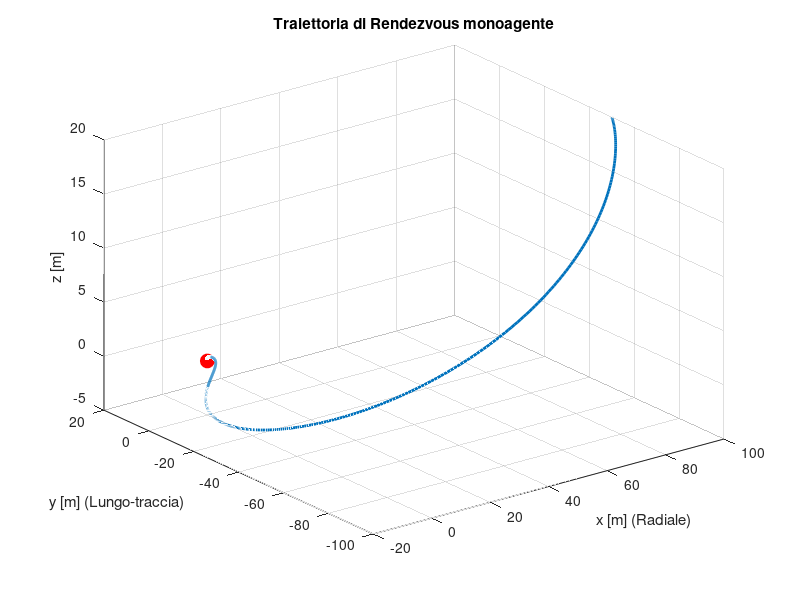

Write MATLAB code to recreate this figure.
clear
close all

%% inizializzazione componenti del sistema

% Parametri orbitali
mu = 3.986e14;                                  % parametro gravitazionale standard (Terra)
a = 7000e3;                                     % lunghezza del semiasse maggiore (7000 km)
e = 0.1;                                        % Orbita ellittica
Ts = 10;                                        % Campionamento ogni 10 secondi
Tmax = 2 * pi * sqrt(a^3/mu);                   % durata dell'orbita

T = 0 : Ts : Tmax;                              % asse dei tempi
Nsamp = length(T);

omega_0 = sqrt(mu/a^3);                         % velocità angolare media del satellite
M = omega_0 * T;                                % anomalia media
m = 500e3;                                      % massa satellite

% calcolo dell'anomalia eccentrica E partendo dalla equazione M = E - e * sin(E)
% Newton-Raphson

E = M; 
for i = 1:10 
    E = E - (E - e*sin(E) - M) / (1 - e*cos(E));
end

% calcolo di posizione, velocità e accelerazione angolare
f = 2 * atan2(sqrt(1 + e) * sin(E/2) , sqrt(1 - e) * cos(E/2));
df = omega_0 * (1 + e * cos(f)).^2/(1 - e^2)^(3/2);
d2f = -2* omega_0^2 * e * sin(f) .* (1 + e * cos(f)).^3/(1 - e^2)^3;

rt = a * (1 - e^2)./(1 + e * cos(f));               % distanza satellite terra 

A1 = zeros(3,3,Nsamp);                          % LA PARTE CONINUA LA POTREI MEMORIZZARE MOMENTANEAMENTE
A2 = A1;                                            % RIDUCENDO LE MATRICI A DUE DIMENSIONI
Acont = zeros(6,6,Nsamp);
Bcont = 1/m * [zeros(3,3) ; eye(3)];

Adisc = Acont;
Bdisc = Bcont;


for i = 1:Nsamp 
    % calcolo delle matrici del sistema continuo
    A1(:,:,i) = [df(i)^2 + 2*mu/rt(i)^3, d2f(i), 0;
                 -d2f(i), df(i)^2 - mu/rt(i)^3, 0;
                 0,     0,      -mu/rt(i)^3         ];

    A2(1,2,i) = 2*df(i);
    A2(2,1,i) = -A2(1,2,i);

    Acont(:,:,i) = [zeros(3,3) , eye(3) ; A1(:,:,i) , A2(:,:,i)];

    % discretizzazione del sistema
    Maux = [Acont(:,:,i) , Bcont ; zeros(3,9)] * Ts;
    Mexp = expm(Maux);

    Adisc(:,:,i) = Mexp(1:6,1:6);
    Bdisc(:,:,i) = Mexp(1:6,7:9);

end

%% Calcolo della traiettoria

Q = eye(6);                             % Peso della precisione
R = eye(3);                             % Peso del consumo

P = zeros(6,6,Nsamp);
P(:,:,Nsamp) = Q;
NiterRiccati = 5;

for i = 1 : NiterRiccati
    for k = Nsamp-1:-1:1
        Ak = Adisc(:,:,k);
        Bk = Bdisc(:,:,k);
        Pk_next = P(:,:,k+1);
            
        % Termini intermedi per l'Eq. 32 (per leggibilità e velocità)
        temp_inv = (R + Bk' * Pk_next * Bk);
            
        % Equazione di Riccati Discreta (Eq. 32 del paper)
        P(:,:,k) = Q + Ak' * Pk_next * Ak - ...
                (Ak' * Pk_next * Bk) * (temp_inv \ (Bk' * Pk_next * Ak));
    end
    % Per la periodicità: l'inizio del giro precedente diventa la fine del nuovo
    P(:,:,Nsamp) = P(:,:,1);
end

flag = zeros(1,3);
Kk = zeros(3,6,Nsamp);

for k = 1:Nsamp-1
    Ak = Adisc(:,:,k);
    Bk = Bdisc(:,:,k);
    Pk = P(:,:,k);
    Pk_next = P(:,:,k+1);
    
    
    Kk(:,:,k) = (R + Bk' * Pk_next * Bk) \ (Bk' * Pk_next * Ak);

    % Analisi di stabiliità
    Acl = Ak - Bk * Kk(:,:,k);

    [~, flag(1)] = chol(Pk);
    Q = Pk - transpose(Acl)*Pk_next*Acl;
    [~, flag(2)] = chol(Q);

   
    if flag(1) > 0 || flag(2) > 0
        fprintf('La matrice del campione numero %d non è definita positiva\n', k);
        flag(3)=1;
    end
end

if flag(3) == 0
    disp('Il sistema è asintoticamente stabile');
end


Kk(:,:,Nsamp) = Kk(:,:,1); % Continuità periodica



%% Definizione del sistema
zeta = zeros(6, Nsamp);
zeta(:,1) = [100; -50; 20; 0; 0; 0]; % Errore iniziale: 100m radiale, -50m lungo-traccia...

for k = 1:Nsamp-1
    % Calcolo dell'ingresso di controllo u = -K*zeta
    uk = -Kk(:,:,k) * zeta(:,k);
    
    % Evoluzione dello stato (Eq. 11)
    zeta(:,k+1) = Adisc(:,:,k) * zeta(:,k) + Bdisc(:,:,k) * uk;
end

% Plot della posizione 3D
figure;
plot3(zeta(1,:), zeta(2,:), zeta(3,:), 'LineWidth', 2);
grid on; hold on;
plot3(0,0,0, 'ro', 'MarkerSize', 10, 'MarkerFaceColor', 'r'); % Il Target
xlabel('x [m] (Radiale)'); ylabel('y [m] (Lungo-traccia)'); zlabel('z [m]');
title('Traiettoria di Rendezvous monoagente');
